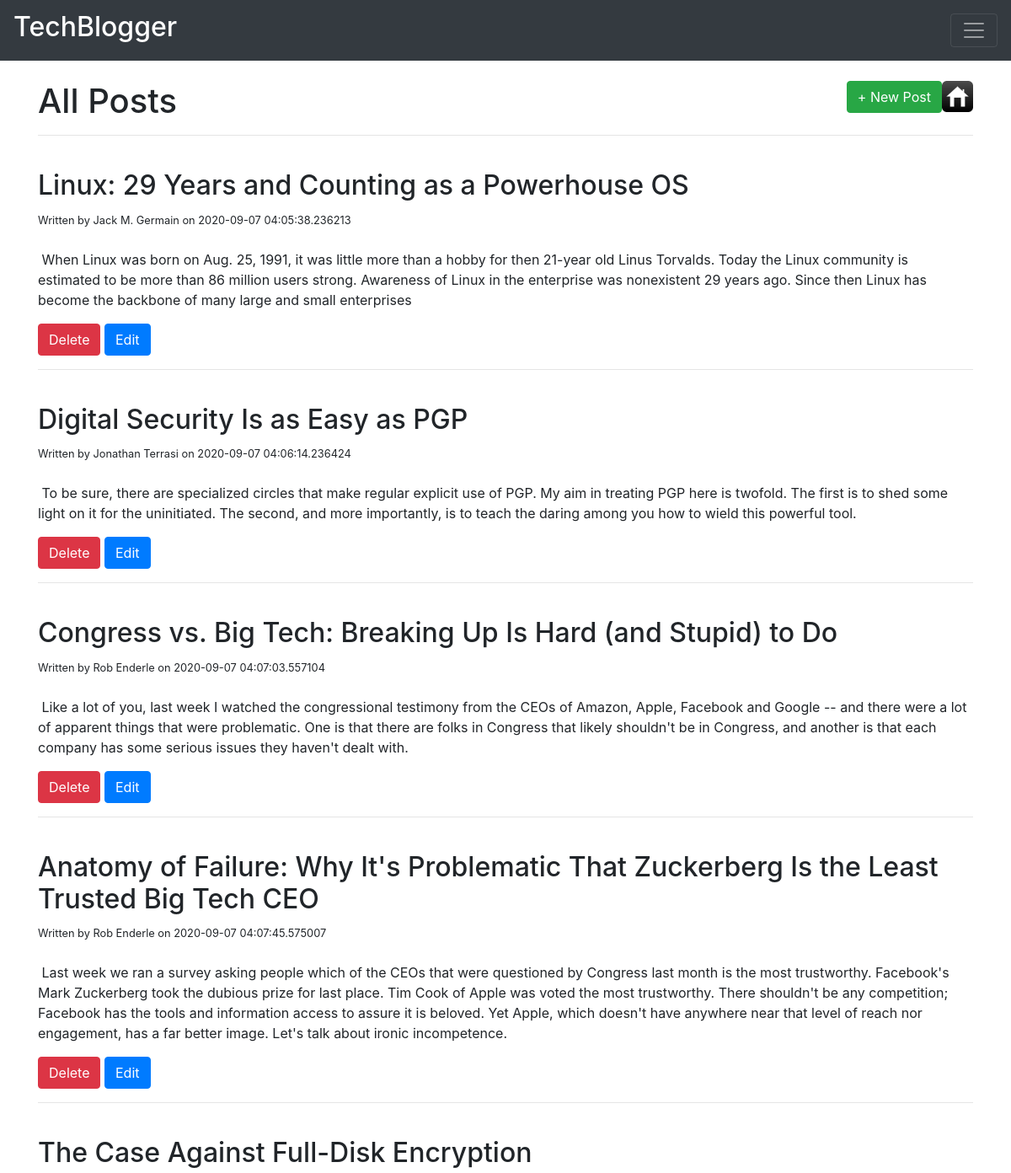
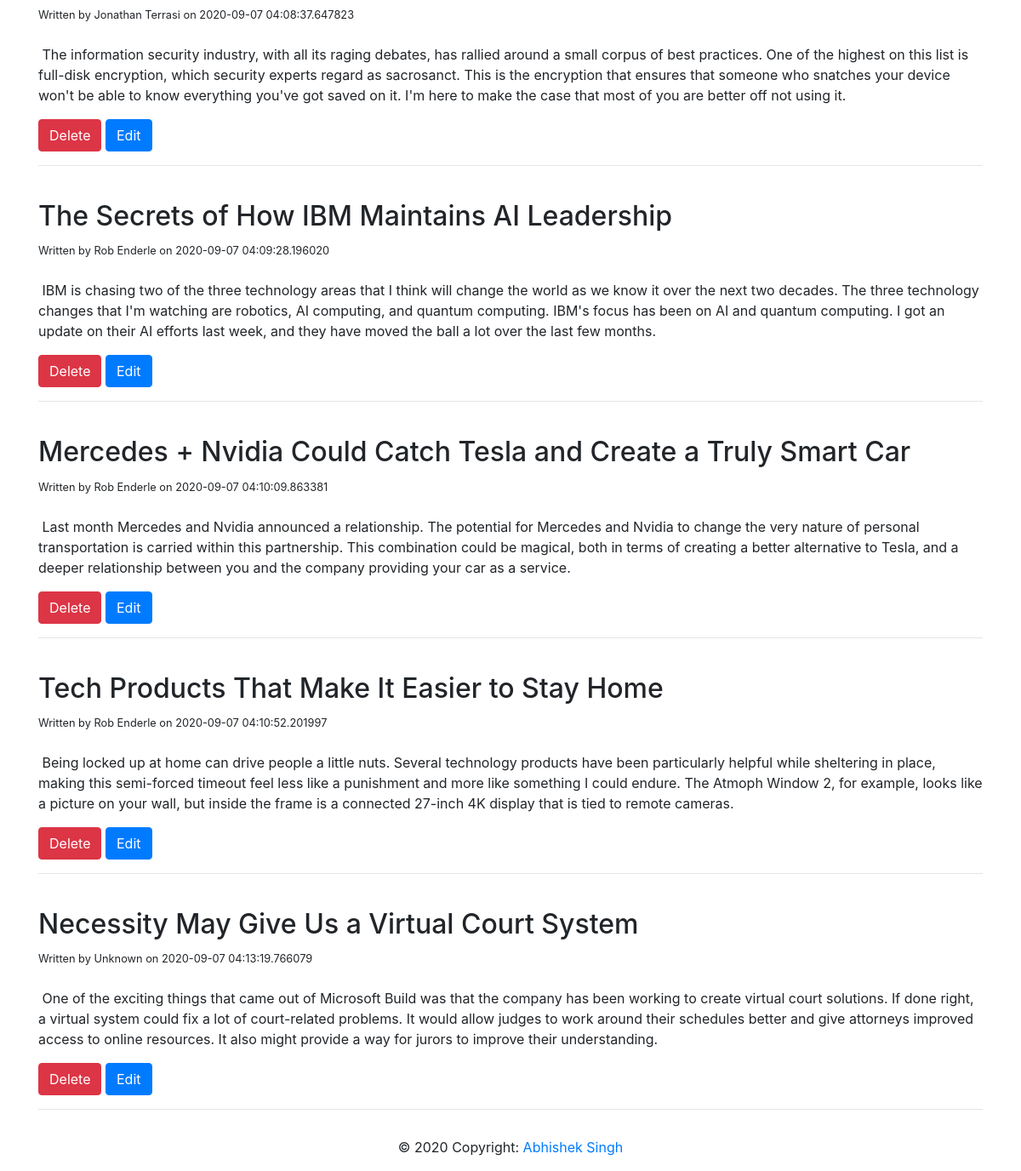
The page /posts on the database its author committed (2 pictures, top to bottom).
### app.py (models this page shows, shortened)
class BlogPost(db.Model):
    id = db.Column(db.Integer, primary_key=True)
    title = db.Column(db.String(100),nullable=False)
    content = db.Column(db.Text,nullable=False)
    author = db.Column(db.String(20),nullable=False,default='Anonymous')
    date_posted = db.Column(db.DateTime,nullable=False,default=datetime.utcnow)

### app.py (the view)
@app.route('/posts',methods=['GET','POST'])
def posts():
    if request.method == 'POST':
        post_title = request.form['title']
        post_author = request.form['author']
        post_content = request.form['content']
        new_post = BlogPost(title=post_title, content=post_content, author=post_author)
        db.session.add(new_post)
        db.session.commit()
        return redirect('/posts')
    else:
        all_posts = BlogPost.query.all()
        return render_template('posts.html',posts =all_posts)

### templates/posts.html (shortened to what this page needs)
{% extends 'base.html' %}
{% block body %}
<div>
    <br>
    <h1 style="display: inline;">All Posts</h1>
    <a href="/" style="float: right;"> <img src="/static/img/home_page2.jpg" height="37px" width="37px"></a>
    <a class="btn btn-success float-right" href="/posts/new">+ New Post</a>
</div>
<hr>
{% for post in posts %}
<br>
<h2>{{ post.title }}</h2>
{% if post.author %}
<small>Written by {{ post.author }} on {{post.date_posted}}</small>
{% else %}
<small>Written by Unknown on {{post.date_posted}}</small>
{% endif %}
<br>
<br>
<p style="white-space: pre-wrap;"> {{ post.content }}</p>
<a class="btn btn-danger" href='/posts/delete/{{post.id}}'>Delete</a>
<a class="btn btn-primary" href='/posts/edit/{{post.id}}'>Edit</a>
<br>
<hr>
{% endfor %}
{% endblock %}

### templates/base.html (shortened to what this page needs)
<!DOCTYPE html>
<html lang="en">
<head>
    <link rel="stylesheet" href="https://stackpath.bootstrapcdn.com/bootstrap/4.5.2/css/bootstrap.min.css"
>
</head>
<body>
    <nav class="navbar navbar-dark bg-dark">
        <a class="navbar-brand" href="/"><h2>TechBlogger</h2></a>
        <button class="navbar-toggler" type="button" data-toggle="collapse" data-target="#navbarsExample01"
            aria-controls="navbarsExample01" aria-expanded="false" aria-label="Toggle navigation">
            <span class="navbar-toggler-icon"></span>
        </button>
    </nav>
    <div class="container">
        {% block body %} {% endblock %}
    </div>
<footer class="page-footer font-small blue">
    <div class="footer-copyright text-center py-3">© 2020 Copyright:
      <a href="https://www.linkedin.com/in/abhishek-singh-546a7116a/"> Abhishek Singh</a>
    </div>
  </footer>
</body>
</html>

### rows shown on the page
BlogPost: title "Linux: 29 Years and Counting as a Powerhouse OS", author "Jack M. Germain", date_posted "2020-09-07 04:05:38.236213", content "When Linux was born on Aug. 25, 1991, it was little more than a hobby for then 21-year old Linus Torvalds. Today the Linux community is estimated to be more than 86 million users strong. Awareness of Linux in the enterprise was nonexistent 29 years ago. Since then Linux has become the backbone of many large and small enterprises"
BlogPost: title "Digital Security Is as Easy as PGP", author "Jonathan Terrasi", date_posted "2020-09-07 04:06:14.236424", content "To be sure, there are specialized circles that make regular explicit use of PGP. My aim in treating PGP here is twofold. The first is to shed some light on it for the uninitiated. The second, and more importantly, is to teach the daring among you how to wield this powerful tool."
BlogPost: title "Congress vs. Big Tech: Breaking Up Is Hard (and Stupid) to Do", author "Rob Enderle", date_posted "2020-09-07 04:07:03.557104", content "Like a lot of you, last week I watched the congressional testimony from the CEOs of Amazon, Apple, Facebook and Google -- and there were a lot of apparent things that were problematic. One is that there are folks in Congress that likely shouldn't be in Congress, and another is that each company has some serious issues they haven't dealt with."
BlogPost: title "Anatomy of Failure: Why It's Problematic That Zuckerberg Is the Least Trusted Big Tech CEO", author "Rob Enderle", date_posted "2020-09-07 04:07:45.575007", content "Last week we ran a survey asking people which of the CEOs that were questioned by Congress last month is the most trustworthy. Facebook's Mark Zuckerberg took the dubious prize for last place. Tim Cook of Apple was voted the most trustworthy. There shouldn't be any competition; Facebook has the tools and information access to assure it is beloved. Yet Apple, which doesn't have anywhere near that level of reach nor engagement, has a far better image. Let's talk about ironic incompetence."
BlogPost: title "The Case Against Full-Disk Encryption", author "Jonathan Terrasi", date_posted "2020-09-07 04:08:37.647823", content "The information security industry, with all its raging debates, has rallied around a small corpus of best practices. One of the highest on this list is full-disk encryption, which security experts regard as sacrosanct. This is the encryption that ensures that someone who snatches your device won't be able to know everything you've got saved on it. I'm here to make the case that most of you are better off not using it."
BlogPost: title "The Secrets of How IBM Maintains AI Leadership", author "Rob Enderle", date_posted "2020-09-07 04:09:28.196020", content "IBM is chasing two of the three technology areas that I think will change the world as we know it over the next two decades. The three technology changes that I'm watching are robotics, AI computing, and quantum computing. IBM's focus has been on AI and quantum computing. I got an update on their AI efforts last week, and they have moved the ball a lot over the last few months."
BlogPost: title "Mercedes + Nvidia Could Catch Tesla and Create a Truly Smart Car", author "Rob Enderle", date_posted "2020-09-07 04:10:09.863381", content "Last month Mercedes and Nvidia announced a relationship. The potential for Mercedes and Nvidia to change the very nature of personal transportation is carried within this partnership. This combination could be magical, both in terms of creating a better alternative to Tesla, and a deeper relationship between you and the company providing your car as a service."
BlogPost: title "Tech Products That Make It Easier to Stay Home", author "Rob Enderle", date_posted "2020-09-07 04:10:52.201997", content "Being locked up at home can drive people a little nuts. Several technology products have been particularly helpful while sheltering in place, making this semi-forced timeout feel less like a punishment and more like something I could endure. The Atmoph Window 2, for example, looks like a picture on your wall, but inside the frame is a connected 27-inch 4K display that is tied to remote cameras."
BlogPost: title "Necessity May Give Us a Virtual Court System", date_posted "2020-09-07 04:13:19.766079", content "One of the exciting things that came out of Microsoft Build was that the company has been working to create virtual court solutions. If done right, a virtual system could fix a lot of court-related problems. It would allow judges to work around their schedules better and give attorneys improved access to online resources. It also might provide a way for jurors to improve their understanding."
